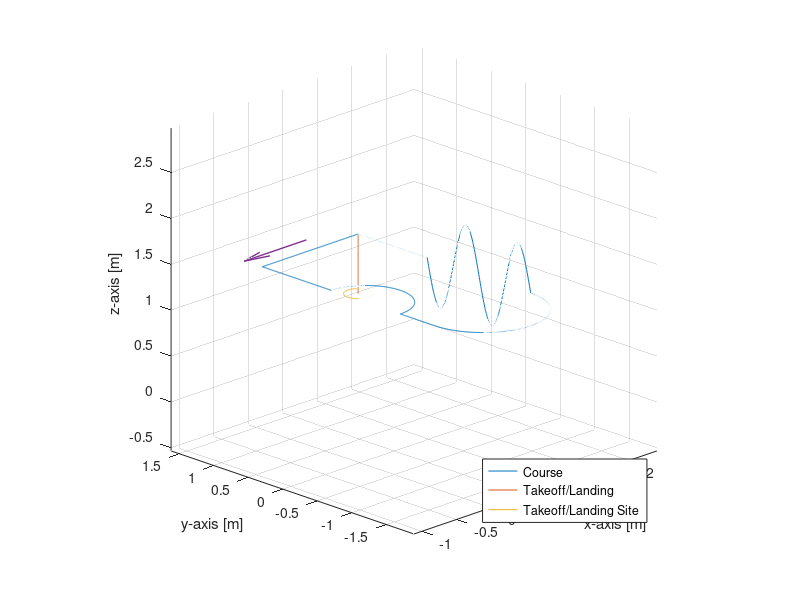
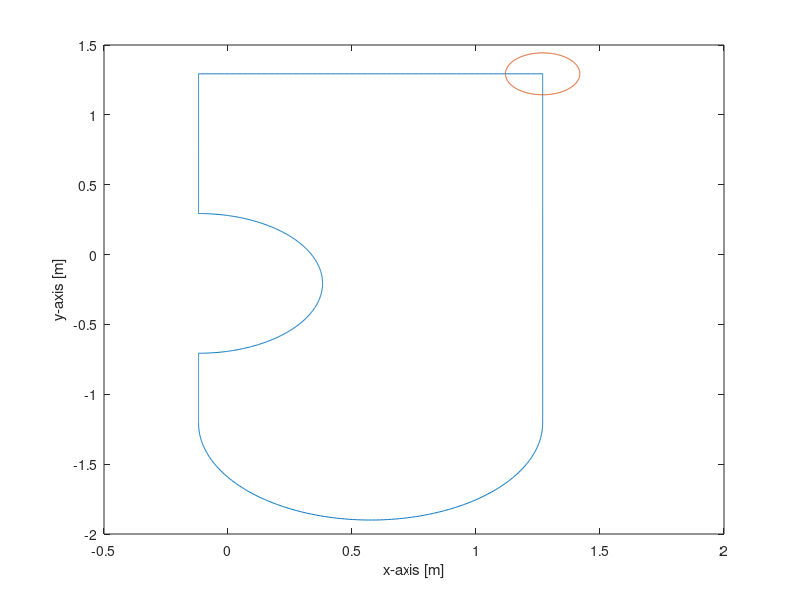

Write MATLAB code to recreate these figures, in order. (Note: this script raises an error after producing the figures.)
clear
set(findall(gcf,'-property','FontSize'),'FontSize',13)
set(findall(gcf,'-property','Font'),'Font','Roman')
exportFigures = false;

areaWidth = 2.05*.75; %Width of the flight area
areaHeight = 3.45*.75; %Height of the flight area
courseWidth = .15; %Buffer around route
courseStdHeight = 1.3; %standard height at which the drone will complete the course
ppRoute = 400; %Points per route segment
startHeight = .65; %Height at which the drone starts and stops its course route


%Matrix definition
%x,y,z,yaw,checkpoint

%Todo:
%   *Implement checkpoints 
%       These points should not be removed during course planning

%Defines the starting point
startPoint = [areaWidth/2+.5 areaHeight/2 courseStdHeight];

%Defines the first set point
firstSetPoint = [startPoint(1)-(areaWidth-courseWidth) startPoint(2) courseStdHeight];
%Generates a number of points from the start point to the first set point
courseToFirstSetPoint = [linspace(startPoint(1),firstSetPoint(1),ppRoute); linspace(startPoint(2),firstSetPoint(2),ppRoute);linspace(startPoint(3),firstSetPoint(3),ppRoute)]';
%Yaw description
yaw1 = 180*ones(ppRoute,1);
%Adds checkpoints
checkPoints = zeros(ppRoute,1);
checkPoints(1) = 1;
checkPoints(ppRoute) = 1;
%Adds the first part of the course to the total course
totalCourse = [courseToFirstSetPoint yaw1 checkPoints];

%Defines the second setpoint and generates route from the first to the
%second set point
secondSetPoint = [firstSetPoint(1) firstSetPoint(2)-1 courseStdHeight];
courseToSecondSetPoint = [linspace(firstSetPoint(1),secondSetPoint(1),ppRoute); linspace(firstSetPoint(2),secondSetPoint(2),ppRoute);linspace(firstSetPoint(3),secondSetPoint(3),ppRoute)]';
yaw2 = (yaw1(1)+90)*ones(ppRoute,1);
checkPoints = zeros(ppRoute,1);
checkPoints(1) = 0;
checkPoints(ppRoute) = 1;
totalCourse = [totalCourse; courseToSecondSetPoint yaw2 checkPoints];

%Defines the first curve in the route, radius is .5 meters
obstacleRadius = .5;
thirdSetPoint = [secondSetPoint(1) secondSetPoint(2)-2*obstacleRadius courseStdHeight];
thirdSetPointPoints = linspace(0,pi,ppRoute);
courseToThirdSetPoint = [secondSetPoint(1)+sin(thirdSetPointPoints)*obstacleRadius; secondSetPoint(2)-obstacleRadius+cos(thirdSetPointPoints)*obstacleRadius; linspace(secondSetPoint(3),thirdSetPoint(3),length(thirdSetPointPoints))]';
yaw3 = yaw2;
totalCourse = [totalCourse; courseToThirdSetPoint yaw3 checkPoints];

%Generates straight line from the first curve to the second curve
fourthSetPoint = [thirdSetPoint(1) thirdSetPoint(2)-.5 courseStdHeight];
courseToFourthSetPoint = [linspace(thirdSetPoint(1),fourthSetPoint(1),ppRoute); linspace(thirdSetPoint(2),fourthSetPoint(2),ppRoute);linspace(thirdSetPoint(3),fourthSetPoint(3),ppRoute)]';
yaw4 = yaw2;
totalCourse = [totalCourse; courseToFourthSetPoint yaw4 checkPoints];

%Generates the big curve in the route
bigCurveRadius = abs((fourthSetPoint(1)-startPoint(1))/2);
fifthSetPoint = [fourthSetPoint(1)+2*bigCurveRadius fourthSetPoint(2) courseStdHeight];
fifthSetPointPoints = linspace(pi,2*pi,ppRoute);
courseToFifthSetPoint = [fifthSetPoint(1)-bigCurveRadius+cos(fifthSetPointPoints)*bigCurveRadius; fifthSetPoint(2)+sin(fifthSetPointPoints)*bigCurveRadius; linspace(fourthSetPoint(3),fifthSetPoint(3),length(fifthSetPointPoints))]';
yaw5 = mod(fifthSetPointPoints*180/pi-yaw4(ppRoute),360)';
totalCourse = [totalCourse; courseToFifthSetPoint yaw5 checkPoints];

%Generates straight movement along the y-axis with oscillation in the
%z-axis
sixthSetPoint = [fifthSetPoint(1) fifthSetPoint(2)+1.5 fifthSetPoint(3)];
pointsForMovements = linspace(0,4*pi,ppRoute);
zMovement = sin(pointsForMovements)*.5+fifthSetPoint(3);
courseToSixthSetPoint = [linspace(fifthSetPoint(1),sixthSetPoint(1),ppRoute);linspace(fifthSetPoint(2),sixthSetPoint(2),ppRoute); zMovement]';
yaw6 = 90*ones(ppRoute,1);
totalCourse = [totalCourse; courseToSixthSetPoint yaw6 checkPoints];

%Generates route from the end of the oscillations back to the start point
endSetPoint = startPoint;
courseToEndSetPoint = [linspace(sixthSetPoint(1),endSetPoint(1),ppRoute); linspace(sixthSetPoint(2),endSetPoint(2),ppRoute);linspace(sixthSetPoint(3),endSetPoint(3),ppRoute)]';
yaw7 = yaw6;
totalCourse = [totalCourse; courseToEndSetPoint yaw7 checkPoints];


%Draws points from start to end 
launchLanding = linspace(startHeight,startPoint(3),ppRoute);
courseToStartPoint = [linspace(startPoint(1),startPoint(1),ppRoute);linspace(startPoint(2),startPoint(2),ppRoute);launchLanding]';


%Draws takeoff/landing zone
aPoints = linspace(0,2*pi,ppRoute);
circumference = [cos(aPoints)*courseWidth+startPoint(1); sin(aPoints)*courseWidth+startPoint(2); ones(1,length(aPoints))*startHeight]';



%Plots the 3d-plot
figure(1)
plot3(totalCourse(:,1),totalCourse(:,2),totalCourse(:,3))
hold on
plot3(courseToStartPoint(:,1),courseToStartPoint(:,2),courseToStartPoint(:,3));
plot3(circumference(:,1),circumference(:,2),circumference(:,3));

xlabel('x-axis [m]');
ylabel('y-axis [m]');
zlabel('z-axis [m]');
xlimit =[-2.1 0.2];
ylimit =[-3.5 0.05];


%Draws arrow
p1 = [startPoint(1)-.5 startPoint(2)+.25 startPoint(3)];
p2 = [-1 0 0];
quiver3(p1(1),p1(2),p1(3),p2(1),p2(2),p2(3),'LineWidth',1);
legend('Course','Takeoff/Landing','Takeoff/Landing Site','Location','southeast');
%legend('boxoff')
hold off

axis equal
grid on
view(-45,20)

x0=0;
y0=0;
plotwidth=600;
height=300;
set(gcf,'position',[x0,y0,plotwidth,height])

if exportFigures == true
    exportgraphics(gcf,'courseToFollow.pdf','ContentType','vector')
end


%Plots the 2d-plot
figure(2)
plot(totalCourse(:,1),totalCourse(:,2))
hold on
plot(circumference(:,1),circumference(:,2))
xlabel('x-axis [m]');
ylabel('y-axis [m]');
zlabel('z-axis [m]');
legend('Course','Takeoff/Landing Site','Location','south east');
axis equal
grid on
x0=0;
y0=0;
plotwidth=600;
height=300;
set(gcf,'position',[x0,y0,plotwidth,height])
hold off

if exportFigures == true
   exportgraphics(gcf,'courseToFollowAbove.pdf','ContentType','vector')
end


%Writes route description to a csv-file
writematrix(totalCourse,'courseDescriptionHD.csv');
